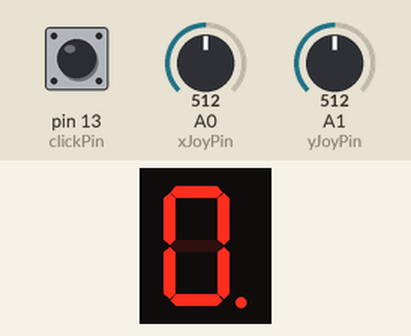
A sketch run on a simulated Arduino Uno, built with avr-gcc and run on an emulated ATmega328P. On the bench: 1-digit seven-segment display. Wiring (inferred from the names in the program): 1-digit 7-segment display, segments lit when LOW: segments pin 10, pin 9, pin 8, pin 7, pin 6, pin 5, pin 4, pin 12. The inputs (shaded band) are chosen by the test bench; at power-on: A1 (yJoyPin) = 512, pin 13 (clickPin) HIGH, A0 (xJoyPin) = 512. The segment pins are drawn as the display they are named for; what the sketch prints to the serial monitor is not drawn.

Above: at 0.3 s.
At 0.91 s:
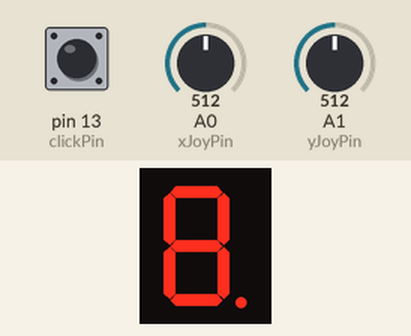
1.3 s: A1 (yJoyPin) set to 340
At 1.52 s:
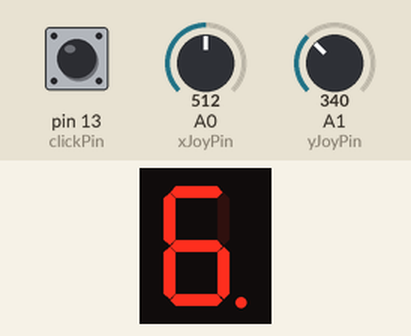
Timing chart, 0 to 4.3 s (numbered marks = the images above; inputs shaded):
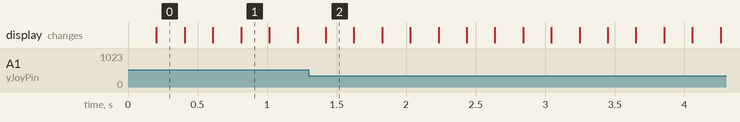

The sketch:

lab_3_robotics.ino
```cpp
const int dpPin = 4, aPin = 12 , bPin = 10, cPin=9, dPin = 8, ePin = 7, fPin = 6, gPin = 5, clickPin = 13;
int xJoyPin = A0, yJoyPin= A1;
const int pins[] = {aPin, bPin, cPin, dPin, ePin, fPin, gPin, dpPin};
bool currConfig[] = {  0,     0,   0,     0,    0,    0,    0,    0};
bool currPressedState[] = {0,0,0,0,0,0,0,0};
int currentPosition = 0, lastPosition =0;
const int lengthPins = sizeof(pins) / sizeof(pins[0]);

const int minThreshold = 350, maxThreshold = 700;
unsigned long startTimeFlicker=0, flickerInterval = 200, clickDebouncer = 50, startTimeClick = 0, clickResetTimer = 3000;
int xValue, yValue;
int row, initialRow;
int hasHandledMove, hasHandledClick, movedInDirectionBool, directionThatNeedsToReset, hasHandledReset;

//For handling clicks, whatToDoWithClicking: 0 - do nothing, 1 - light up led, 2 - reset
int lastClickState, whatToDoWithClicking, clickState = 0;
int ledMap[][4] =
{// UP, DOWN, LEFT, RIGHT
  //0
  {-1,   6,   5,     1}, //a
  //1
  {0,    6,   5,    -1}, //b
  //2
  {6,    3,   4,     7}, //c
  //3
  {6,   -1,   4,     2}, //d
  //4
  {6,    3,   -1,    2}, //e
  //5
  {0,    6,   -1,    1}, //f
  //6
  {0,    3,   -1,   -1}, //g
  //7
  {-1,  -1,   2,    -1} //dp
};

int checkIfOutOfBounds(int row, int col)
{
  return ledMap[row][col];
}

void moveHandler(int axisValue, int direction)
{
  //If the value exceeds the threshold where we can consider it to 'have moved',
  //we mantain the moved state and make sure it only triggers an action once to give the toggle effect
  if(axisValue > maxThreshold || axisValue < minThreshold)
    movedInDirectionBool = 1;

  if(axisValue > maxThreshold)
    {
      //if it's moved in a direction, we mantain state until joystick returns to original position
      if(movedInDirectionBool == 1)
      //if the move hasn't been handled, we handle it once and set the operation as handled to give toggle effect
        if(hasHandledMove == 0)
          {
            //Handling matrix navigation through joystick input.
            if(direction == 0)
              {
                if(checkIfOutOfBounds(row, 3) != -1)
                  {
                    currentPosition = ledMap[row][3];
                    row = currentPosition;
                  }
              }
            else
              {
                if(checkIfOutOfBounds(row, 0) != -1)
                  {
                    currentPosition = ledMap[row][0];
                    row = currentPosition;
                  }
              }
            hasHandledMove = 1;
            directionThatNeedsToReset = direction;
          }
    }

  else if(axisValue < minThreshold)
    {
      if(movedInDirectionBool == 1)
        if(hasHandledMove == 0)
          {
            if(direction == 0)
              {
                if(checkIfOutOfBounds(row, 2) != -1)
                  {
                    currentPosition = ledMap[row][2];
                    row = currentPosition;
                  }
              }
            else
              {
                if(checkIfOutOfBounds(row, 1) != -1)
                  {
                    currentPosition = ledMap[row][1];
                    row = currentPosition;
                  }
              }
            hasHandledMove = 1;
            directionThatNeedsToReset = direction;
          }
    }
  //Only the current direction that triggered the action can reset the states by going back to original position
  else if(directionThatNeedsToReset == direction)
  {
    movedInDirectionBool = 0;
    hasHandledMove = 0;
  }
}

void clickHandler(){
  if(lastClickState == 0 && clickState == 1)
    {
      startTimeClick = millis();
      hasHandledReset = 0;
      hasHandledClick = 0;
    }
  if(clickState == 1)
    {
    if(millis() - startTimeClick > clickDebouncer && millis() - startTimeClick < clickResetTimer && hasHandledClick == 0)
        whatToDoWithClicking = 1;
    else if(millis() - startTimeClick> clickResetTimer && hasHandledReset == 0)
        whatToDoWithClicking = 2;
    }
  lastClickState = clickState;
}

void setup() {
  Serial.begin(9600);
  initialRow = 7;
  row = 7;
  whatToDoWithClicking = 0;
  for(int i = 0; i < lengthPins; i++)
    pinMode(pins[i], OUTPUT);
  pinMode(xJoyPin, INPUT);
  pinMode(yJoyPin, INPUT);
  pinMode(clickPin, INPUT);

  hasHandledMove=0;
  lastClickState = 0;
  clickState = 0;
  hasHandledClick=0;
  hasHandledReset = 0;
  movedInDirectionBool=0;
  directionThatNeedsToReset = -1;
  currentPosition = 7;
}

void loop() {
  //Read x and y from joystick input
  xValue = analogRead(xJoyPin);
  yValue = analogRead(yJoyPin);
  clickState = !digitalRead(clickPin);
  //Move handling
  moveHandler(xValue, 1);
  moveHandler(yValue, 0);
  //Click handling
  clickHandler();

  // //Before re-loading the 'Pressed' configuration into the, we make sure that the lastPosition isn't lit by default anymore
  // //order is important because otherwise it wouldn't get lit anymore
  if(lastPosition != currentPosition)
    currConfig[lastPosition] = 0;

  if(whatToDoWithClicking == 1 && hasHandledClick == 0)
    {
      currPressedState[currentPosition] = !currPressedState[currentPosition];
      hasHandledClick = 1;
      whatToDoWithClicking =0;
    }

  else if(whatToDoWithClicking == 2 && hasHandledReset == 0)
    {
      for(int i = 0; i<lengthPins; i++)
        currPressedState[i] = 0;
      currentPosition = 7;
      lastPosition = currentPosition;
      currConfig[currentPosition] = 1;
      row = 7;

      hasHandledReset = 1;
      whatToDoWithClicking=0;
    }
    //Loading the 'Pressed' config into the currentConfig. current position mantains a flickering state regardless of pressed state
  for(int i = 0; i<lengthPins; i++)
    currConfig[i] = i == currentPosition ? currConfig[i] : currPressedState[i];

  //Flickering the current position
  if(millis() - startTimeFlicker > flickerInterval)
  {
    currConfig[currentPosition] = !currConfig[currentPosition];
    startTimeFlicker = millis();
  }
  //Lighting up the display according to the current configuration
  for(int i=0; i < lengthPins; i++)
  {
    if (currConfig[i] == 1)
      digitalWrite(pins[i], HIGH);
    else
      digitalWrite(pins[i], LOW);
  }

  //Serial.println("row: " +String(row) + "column: " + String(column));
  Serial.println(clickState);
  // Serial.print("curr config:");
  // for(int i=0; i < lengthPins; i++)
  //   Serial.print(String(currConfig[i]) + " ");
  // Serial.println();
  lastPosition = currentPosition;
}
```

Measured:
- after the input at 1.3 s, the display: changes after 0.12 s (image 2)
